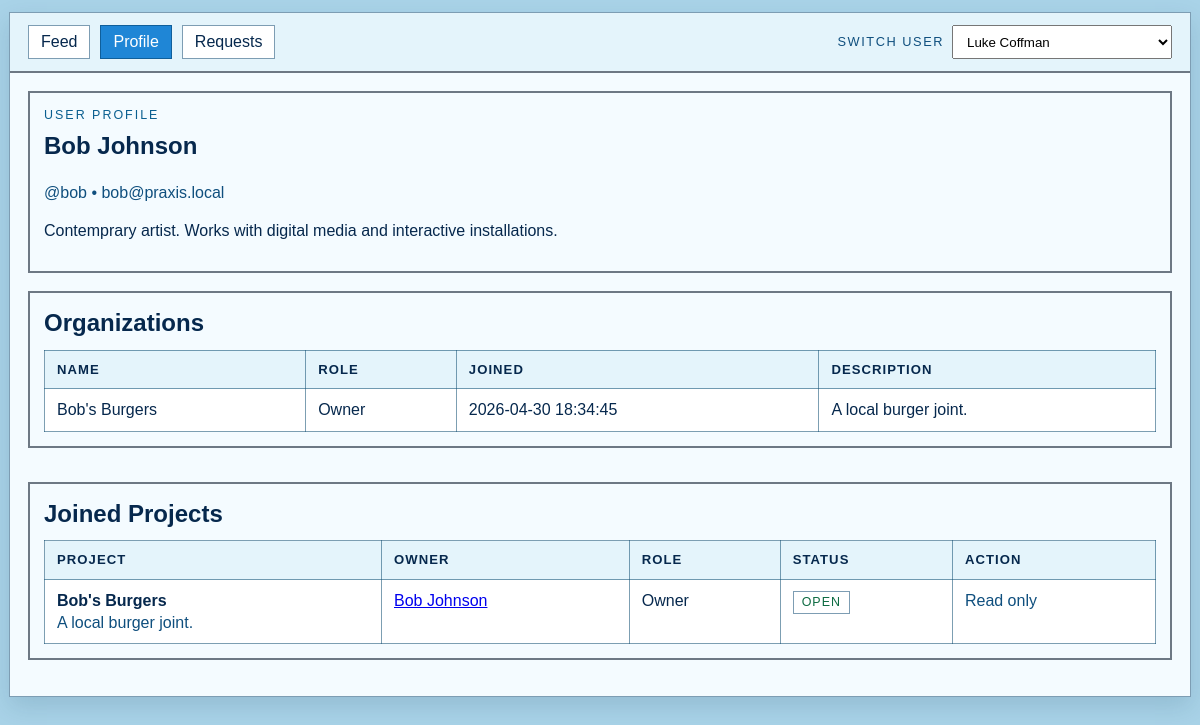
The app's page /index.php?tab=profile&view_user_id=4 with its own data.
### tables this page shows
CREATE TABLE Users (
    id INT UNSIGNED NOT NULL AUTO_INCREMENT,
    handle VARCHAR(32) NOT NULL,
    display_name VARCHAR(100) NOT NULL,
    email VARCHAR(150) NOT NULL,
    major VARCHAR(100) NOT NULL,
    bio VARCHAR(255) NOT NULL DEFAULT '',
    created_at TIMESTAMP NOT NULL DEFAULT CURRENT_TIMESTAMP,
    PRIMARY KEY (id),
    UNIQUE KEY uq_users_handle (handle),
    UNIQUE KEY uq_users_email (email)
);

CREATE TABLE User_Organization (
    user_id INT UNSIGNED NOT NULL,
    organization_id INT UNSIGNED NOT NULL,
    role VARCHAR(60) NOT NULL DEFAULT 'Member',
    joined_at TIMESTAMP NOT NULL DEFAULT CURRENT_TIMESTAMP,
    PRIMARY KEY (user_id, organization_id),
    KEY idx_user_organization_organization_id (organization_id),
    CONSTRAINT fk_user_organization_user FOREIGN KEY (user_id) REFERENCES Users (id) ON DELETE CASCADE,
    CONSTRAINT fk_user_organization_organization FOREIGN KEY (organization_id) REFERENCES Organizations (id) ON DELETE CASCADE
);

CREATE TABLE Organizations (
    id INT UNSIGNED NOT NULL AUTO_INCREMENT,
    name VARCHAR(120) NOT NULL,
    description VARCHAR(255) NOT NULL DEFAULT '',
    created_at TIMESTAMP NOT NULL DEFAULT CURRENT_TIMESTAMP,
    PRIMARY KEY (id),
    UNIQUE KEY uq_organizations_name (name)
);

CREATE TABLE User_Project (
    user_id INT UNSIGNED NOT NULL,
    project_id INT UNSIGNED NOT NULL,
    role VARCHAR(60) NOT NULL DEFAULT 'Member',
    joined_at TIMESTAMP NOT NULL DEFAULT CURRENT_TIMESTAMP,
    PRIMARY KEY (user_id, project_id),
    KEY idx_user_project_project_id (project_id),
    CONSTRAINT fk_user_project_user FOREIGN KEY (user_id) REFERENCES Users (id) ON DELETE CASCADE,
    CONSTRAINT fk_user_project_project FOREIGN KEY (project_id) REFERENCES Projects (id) ON DELETE CASCADE
);

CREATE TABLE Projects (
    id INT UNSIGNED NOT NULL AUTO_INCREMENT,
    owner_user_id INT UNSIGNED NOT NULL,
    title VARCHAR(140) NOT NULL,
    summary VARCHAR(500) NOT NULL,
    status ENUM('open', 'closed') NOT NULL DEFAULT 'open',
    created_at TIMESTAMP NOT NULL DEFAULT CURRENT_TIMESTAMP,
    updated_at TIMESTAMP NOT NULL DEFAULT CURRENT_TIMESTAMP ON UPDATE CURRENT_TIMESTAMP,
    PRIMARY KEY (id),
    KEY idx_projects_owner_user_id (owner_user_id),
    KEY idx_projects_status (status),
    CONSTRAINT fk_projects_owner FOREIGN KEY (owner_user_id) REFERENCES Users (id) ON DELETE CASCADE
);

### db.php (called while the page is built, shortened)
<?php
function db_config(): array
{
    return [
        'host' => getenv('PRAXIS_DB_HOST') ?: '127.0.0.1',
        'port' => getenv('PRAXIS_DB_PORT') ?: '3306',
        'name' => getenv('PRAXIS_DB_NAME') ?: 'praxis',
        'user' => getenv('PRAXIS_DB_USER') ?: 'root',
        'pass' => getenv('PRAXIS_DB_PASS') ?: '',
    ];
}
function db(): PDO
{
    static $pdo = null;
    if ($pdo instanceof PDO) {
        return $pdo;
    }
    $config = db_config();
    $dsn = sprintf(
        'mysql:host=%s;port=%s;dbname=%s;charset=utf8mb4',
        $config['host'],
        $config['port'],
        $config['name']
    );
    try {
        $pdo = new PDO(
            $dsn,
            $config['user'],
            $config['pass'],
            [
                PDO::ATTR_ERRMODE => PDO::ERRMODE_EXCEPTION,
                PDO::ATTR_DEFAULT_FETCH_MODE => PDO::FETCH_ASSOC,
                PDO::ATTR_EMULATE_PREPARES => false,
            ]
        );
    } catch (PDOException $exception) {
        http_response_code(500);
        exit('Database connection failed. Import schema.sql and check your local MySQL settings.');
    }
    return $pdo;
}
function db_fetch_all(string $sql, array $params = []): array
{
    $statement = db()->prepare($sql);
    $statement->execute($params);
    return $statement->fetchAll();
}
function db_fetch_one(string $sql, array $params = []): ?array
{
    $statement = db()->prepare($sql);
    $statement->execute($params);
    $row = $statement->fetch();
    return $row === false ? null : $row;
}
function h(string $value): string
{
    return htmlspecialchars($value, ENT_QUOTES, 'UTF-8');
}
function current_user_id(): int
{
    $fallbackUser = db_fetch_one('SELECT id FROM Users ORDER BY id ASC LIMIT 1');
    return (int) $fallbackUser['id'];
}
function current_user(): array
{
    $user = db_fetch_one(
        'SELECT id, handle, display_name, email, major, bio FROM Users WHERE id = :id',
        ['id' => current_user_id()]
    );
    if ($user !== null) {
        return $user;
    }
    $fallbackUser = db_fetch_one('SELECT id, handle, display_name, email, major, bio FROM Users ORDER BY id ASC LIMIT 1');
    return $fallbackUser;
}

### index.php (the view, shortened to what this page needs)
<?php
$partialMode = (string) (filter_input(INPUT_GET, 'partial', FILTER_UNSAFE_RAW) ?? '');
$isPartial = $partialMode !== '';
$activeTab = (string) (filter_input(INPUT_GET, 'tab', FILTER_UNSAFE_RAW) ?? 'feed');
if ($isPartial) {
    require_once __DIR__ . '/db.php';
    set_current_user_from_request();
    $currentUser = current_user();
} else {
    require_once __DIR__ . '/header.php';
}
$currentUserId = (int) $currentUser['id'];
$searchText = trim((string) (filter_input(INPUT_GET, 'q', FILTER_UNSAFE_RAW) ?? ''));
$majorFilter = trim((string) (filter_input(INPUT_GET, 'major', FILTER_UNSAFE_RAW) ?? ''));
$viewingUserId = (int) (filter_input(INPUT_GET, 'view_user_id', FILTER_VALIDATE_INT) ?? $currentUserId);
$projects = db_fetch_all(
    <<<SQL
    SELECT
        p.id,
        p.title,
        p.summary,
        p.status,
        p.created_at,
        p.owner_user_id,
        u.display_name AS owner_name,
        GROUP_CONCAT(DISTINCT pdm.major ORDER BY pdm.major SEPARATOR ', ') AS desired_majors,
        CASE WHEN EXISTS (
            SELECT 1 FROM User_Project
            WHERE user_id = :current_user_id_member AND project_id = p.id
        ) THEN 1 ELSE 0 END AS is_member,
        COALESCE((
            SELECT status FROM Project_Join_Requests
            WHERE user_id = :current_user_id_request AND project_id = p.id
            LIMIT 1
        ), NULL) AS join_request_status
    FROM Projects p
    JOIN Users u ON u.id = p.owner_user_id
    LEFT JOIN Project_Desired_Majors pdm ON pdm.project_id = p.id
    WHERE (:major_filter = '' OR EXISTS (
        SELECT 1
        FROM Project_Desired_Majors filter_major
        WHERE filter_major.project_id = p.id
                    AND filter_major.major = :major_lookup
    ))
      AND (
                :search_text = ''
                OR p.title LIKE :search_like_1
                OR p.summary LIKE :search_like_2
                OR u.display_name LIKE :search_like_3
                OR EXISTS (
                    SELECT 1 FROM Project_Desired_Majors pdm_search
                    WHERE pdm_search.project_id = p.id
                    AND pdm_search.major LIKE :search_like_majors
                )
    )
    GROUP BY p.id, p.title, p.summary, p.status, p.created_at, p.owner_user_id, u.display_name
    ORDER BY p.created_at DESC, p.id DESC
    SQL,
    [
                'current_user_id_member' => $currentUserId,
                'current_user_id_request' => $currentUserId,
                'major_filter' => $majorFilter,
                'major_lookup' => $majorFilter,
                'search_text' => $searchText,
                'search_like_1' => '%' . $searchText . '%',
                'search_like_2' => '%' . $searchText . '%',
                'search_like_3' => '%' . $searchText . '%',
                'search_like_majors' => '%' . $searchText . '%',
    ]
);
function render_profile_panel(int $viewingUserId, int $currentUserId): void
{
    $viewedUser = db_fetch_one('SELECT id, handle, display_name, email, bio FROM Users WHERE id = :user_id', ['user_id' => $viewingUserId]);
    $isOwnProfile = (int) $viewedUser['id'] === $currentUserId;
    $organizations = db_fetch_all(
        <<<SQL
        SELECT o.name, o.description, uo.role, uo.joined_at
        FROM User_Organization uo
        JOIN Organizations o ON o.id = uo.organization_id
        WHERE uo.user_id = :user_id
        ORDER BY o.name ASC
        SQL,
        ['user_id' => $viewingUserId]
    );
    $joinedProjects = db_fetch_all(
        <<<SQL
        SELECT p.id, p.title, p.summary, p.status, p.owner_user_id, up.role, owner.display_name AS owner_name
        FROM User_Project up
        JOIN Projects p ON p.id = up.project_id
        JOIN Users owner ON owner.id = p.owner_user_id
        WHERE up.user_id = :user_id
        ORDER BY p.created_at DESC, p.id DESC
        SQL,
        ['user_id' => $viewingUserId]
    );
    echo '<section class="panel">';
    echo '<p class="section-label">' . ($isOwnProfile ? 'YOUR PROFILE' : 'USER PROFILE') . '</p>';
    echo '<h2>' . h($viewedUser['display_name']) . '</h2>';
    echo '<p class="muted">@' . h($viewedUser['handle']) . ' • ' . h($viewedUser['email']) . '</p>';
    echo '<p>' . h($viewedUser['bio']) . '</p>';
    echo '</section>';
    echo '<section class="stack">';
    echo '<div class="table-wrap"><h2 class="section-title">Organizations</h2><table><thead><tr><th>Name</th><th>Role</th><th>Joined</th><th>Description</th></tr></thead><tbody>';
    if ($organizations === []) {
        echo '<tr><td colspan="4" class="empty-state">This user is not linked to any organizations.</td></tr>';
    } else {
        foreach ($organizations as $organization) {
            echo '<tr><td>' . h($organization['name']) . '</td><td>' . h($organization['role']) . '</td><td>' . h((string) $organization['joined_at']) . '</td><td>' . h($organization['description']) . '</td></tr>';
        }
    }
    echo '</tbody></table></div>';
    echo '<div class="table-wrap"><h2 class="section-title">Joined Projects</h2><table><thead><tr><th>Project</th><th>Owner</th><th>Role</th><th>Status</th><th>Action</th></tr></thead><tbody>';
    if ($joinedProjects === []) {
        echo '<tr><td colspan="5" class="empty-state">This user has not joined any projects.</td></tr>';
    } else {
        foreach ($joinedProjects as $project) {
            echo '<tr>';
            echo '<td><strong>' . h($project['title']) . '</strong><br><span class="muted">' . h($project['summary']) . '</span></td>';
            echo '<td><a href="index.php?tab=profile&view_user_id=' . (int) $project['owner_user_id'] . '">' . h($project['owner_name']) . '</a></td>';
            echo '<td>' . h($project['role']) . '</td>';
            echo '<td><span class="status ' . h($project['status']) . '">' . h($project['status']) . '</span></td>';
            echo '<td>';
            if ((int) $project['owner_user_id'] === $currentUserId) {
                echo '<form class="inline-form" method="post" action="update_status.php">';
                echo '<input type="hidden" name="project_id" value="' . h((string) $project['id']) . '">';
                echo '<input type="hidden" name="return_to" value="index.php?tab=profile&view_user_id=' . (int) $viewingUserId . '">';
                echo '<button type="submit">' . ($project['status'] === 'open' ? 'Close' : 'Reopen') . '</button>';
                echo '</form>';
            } else {
                echo '<span class="muted">Read only</span>';
            }
            echo '</td></tr>';
        }
    }
    echo '</tbody></table></div></section>';
}
?>
<section class="app-section<?php echo $activeTab === 'profile' ? '' : ' is-hidden'; ?>" data-tab-panel="profile">
    <?php render_profile_panel($viewingUserId, $currentUserId); ?>
</section>
</main>
</div>
</body>
</html>

### style.css (style rules this page uses)
:root { color-scheme: light; --bg: #a9d3e8; --panel: #f4fbff; --panel-alt: #e4f4fb; --text: #06284d; --text-soft: #0f4f7e; --border: #7d9db3; --border-soft: #a6bfd0; --accent: #0a5f90; --danger: #d84343; --shadow: rgba(20, 58, 88, 0.15); }
* { box-sizing: border-box; }
html, body { min-height: 100%; }
body { margin: 0; background: var(--bg); color: var(--text); font-family: Tahoma, Verdana, Arial, sans-serif; line-height: 1.35; }
.navbar, .content, .panel, .table-wrap, .empty-state { border: 2px solid #6d7884; }
.section-label { margin: 0 0 6px; letter-spacing: 0.16em; text-transform: uppercase; font-size: 0.78rem; color: var(--accent); }
h2, h3, p { margin-top: 0; }
.panel, .table-wrap, .empty-state { margin-bottom: 18px; padding: 14px; background: var(--panel); color: var(--text); }
.panel-title, .section-title { margin-bottom: 10px; color: var(--text); }
.table-wrap { overflow-x: auto; }
table { width: 100%; border-collapse: collapse; min-width: 720px; }
th, td { border: 1px solid rgba(18, 79, 116, 0.55); padding: 10px 12px; vertical-align: top; }
th { background: var(--panel-alt); color: var(--text); text-align: left; text-transform: uppercase; letter-spacing: 0.08em; font-size: 0.82rem; }
.status { display: inline-block; padding: 2px 8px; border: 1px solid var(--border); text-transform: uppercase; letter-spacing: 0.08em; font-size: 0.78rem; background: #fff; color: var(--text); }
.status.open { color: #0d6b42; }
.muted { color: var(--text-soft); }
.stack { display: grid; gap: 16px; }
.table-wrap table { background: #fff; }

### records on screen
users: display_name "Bob Johnson", handle "bob", email "bob@praxis.local", bio "Contemprary artist. Works with digital media and interactive installations."
user_organization: organization.name "Bob's Burgers", role "Owner", joined_at "2026-04-30 18:34:45", organization.description "A local burger joint."
user_project: project.title "Bob's Burgers", project.summary "A local burger joint.", user.display_name "Bob Johnson", role "Owner", project.status "OPEN"

### other values on screen
form field user_id "Luke Coffman"
